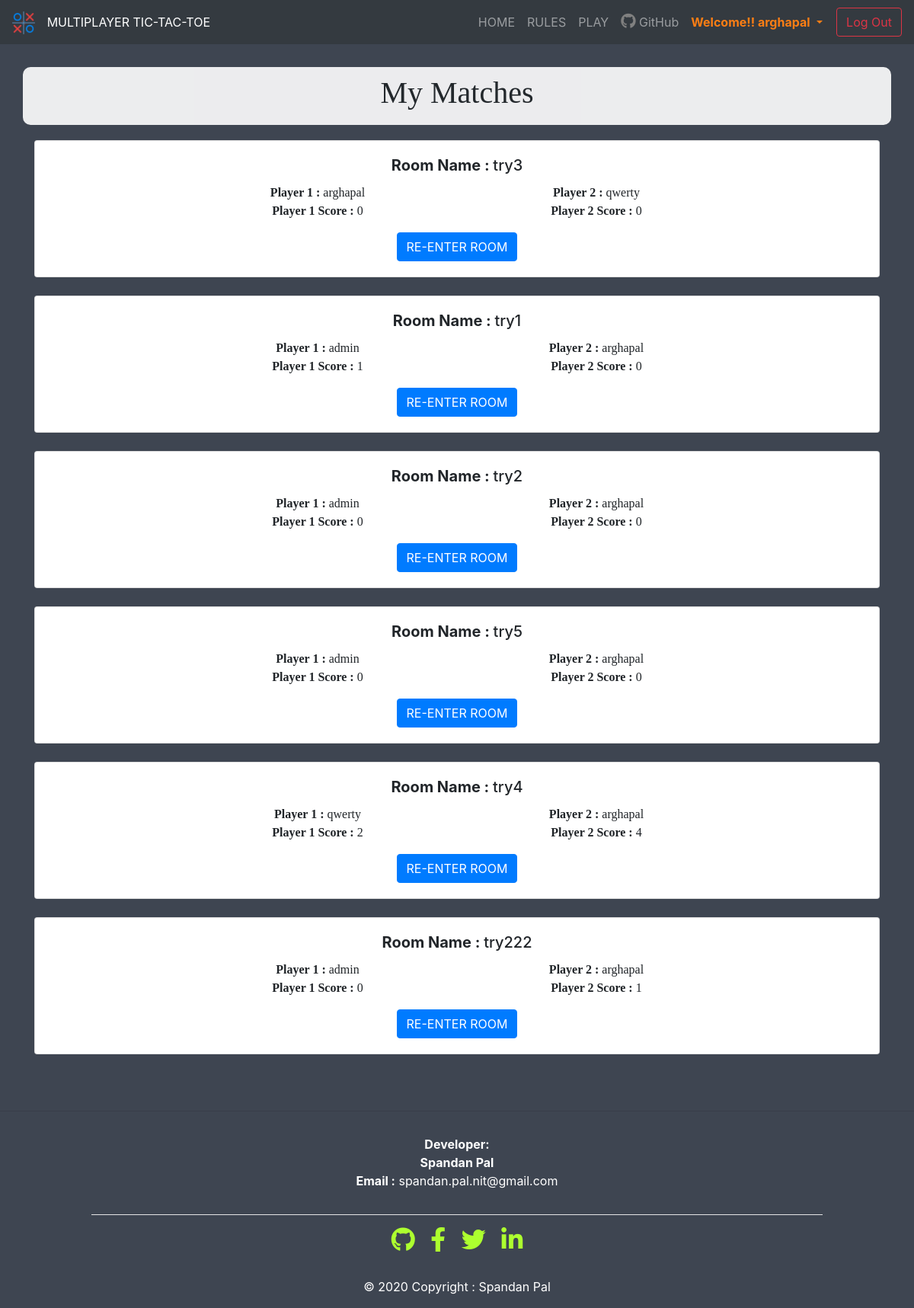
/myMatches (signed in), run on the app's committed database.
### TicTacToe/models.py (models this page shows, shortened)
class Room(models.Model):
    room_name = models.CharField(blank=False, max_length=100, null=False, unique=True)
    player1 = models.ForeignKey(to=User, blank=False, on_delete=models.DO_NOTHING, related_name='player1')
    player2 = models.ForeignKey(to=User, blank=True, on_delete=models.DO_NOTHING, null=True, related_name='player2')
    winner = models.CharField(blank=True, max_length=1000, null=True, unique=True)
    total_matches = models.IntegerField(blank=True, null=True, default=5)
    score_player1 = models.IntegerField(blank=True, null=True, default=0)
    score_player2 = models.IntegerField(blank=True, null=True, default=0)
    STATUS_CHOICES = [('0', 'Game Over'), ('1', 'In Progress')]
    status = models.CharField(max_length=50, choices=STATUS_CHOICES, default=1)

### TicTacToe/views.py (the view)
# urls.py: path('myMatches', views.myMatches, name='myMatches'),
@login_required(login_url='/log-in')
def myMatches(request):
    myRooms = None
    try:
        myRooms = Room.objects.filter(Q(player1=request.user) | Q(player2=request.user))
        return render(request, 'TicTacToe/myMatches.html', {'myRooms': myRooms})
    except:
        pass
    return render(request, 'TicTacToe/myMatches.html', {'myRooms': myRooms})

### TicTacToe/templates/TicTacToe/myMatches.html (shortened to what this page needs)
{% extends 'TicTacToe/base.html' %}
{% load static %}
{% block content %}
    <div class="my_matches" style="background-color: #3E4551;">
        <div class="container" style="text-align: center;">
            <div class="row bgh ">
                <div class="col"></div>
                <div class="col-lg-5" style="font-family: 'Roboto Slab', serif;"><h1>My Matches</h1></div>
                <div class="col"></div>
            </div>
            <div>
                {% for room in myRooms %}
                    <div class="card" style="width: 100%; margin-bottom: 3vh;">
                        <div class="card-body">
                            <h5 class="card-title"><b>Room Name
                                : </b>{{ room.room_name }}</h5>
                            <div class="row">
                                <div class="col-lg-2" style="font-family: 'Roboto Slab', serif;"></div>
                                <div class="col-lg-4" style="font-family: 'Roboto Slab', serif;"><b>Player 1
                                    : </b>{{ room.player1 }}</div>
                                <div class="col-lg-4" style="font-family: 'Roboto Slab', serif;"><b>Player 2
                                    : </b>{{ room.player2 }}</div>
                                <div class="col-lg-2" style="font-family: 'Roboto Slab', serif;"></div>
                            </div>
                            <div class="row">
                                <div class="col-lg-2" style="font-family: 'Roboto Slab', serif;"></div>
                                <div class="col-lg-4" style="font-family: 'Roboto Slab', serif;"><b>Player 1 Score
                                    : </b>{{ room.score_player1 }}</div>
                                <div class="col-lg-4" style="font-family: 'Roboto Slab', serif;"><b>Player 2 Score
                                    : </b>{{ room.score_player2 }}</div>
                                <div class="col-lg-2" style="font-family: 'Roboto Slab', serif;"></div>
                            </div>
                            <a href="/{{ room.room_name }}" class="btn btn-primary" style="margin-top: 2vh;">RE-ENTER ROOM</a>
                        </div>
                    </div>
                {% endfor %}
            </div>
        </div>
    </div>
{% endblock %}

### TicTacToe/templates/TicTacToe/base.html (shortened to what this page needs)
{% load static %}
<!DOCTYPE html>
<html lang="en">
<head>
    <link rel="stylesheet" href="{% static 'TicTacToe/css/bootstrap.min.css' %}">
    <link rel="stylesheet" href="{% static 'TicTacToe/css/bootstrap-grid.min.css' %}">
    <link rel="stylesheet" href="{% static 'TicTacToe/css/styleMain.css' %}">
    <link rel="stylesheet" href="https://use.fontawesome.com/releases/v5.8.2/css/all.css"
>
</head>
<body>
<nav class="navbar navbar-expand-lg navbar-dark bg-dark">
    <a class="navbar-brand" href="/">
        <img src="{% static 'TicTacToe/img/icon.png' %}" width="30" height="30" alt="icon" style="margin-right: 10px;"/>
        <span class="title-navbar">MULTIPLAYER TIC-TAC-TOE</span>
    </a>
    <div class="collapse navbar-collapse navbar-mobile" id="navbarSupportedContent">
        <div class="my-2 my-lg-0">
            <ul class="navbar-nav mr-auto">
                <li class="nav-item ">
                    <a class="nav-link" href="{% url 'home' %}">HOME</a>
                </li>
                <li class="nav-item">
                    <a class="nav-link" href="{% url 'rules' %}">RULES</a>
                </li>
                <li class="nav-item">
                    <a class="nav-link" href="{% url 'play' %}">PLAY</a>
                </li>
                <li class="nav-item">
                    <a class="nav-link" target="_blank"
                       href="https://github.com/spandanpal22/Online-Multiplayer-TicTacToe"><i
                            class="fab fa-github social-icon githubLink"></i> GitHub</a>
                </li>
            </ul>
        </div>
        {% if user.is_authenticated %}
            <div class="my-2 my-lg-0">
                <ul class="navbar-nav mr-auto">
                    <li class="nav-item dropdown">
                        <a class="nav-link dropdown-toggle" href="#" id="change" role="button"
                           data-toggle="dropdown" aria-haspopup="true" aria-expanded="false"
                           style="margin-right: 10px;color: #fd7e14;">
                            <b>Welcome!! {{ user.username }}</b>
                        </a>
                    </li>
                </ul>
            </div>
            <div class="form-inline my-3 my-lg-0 buttonsStyleLogout">
                <a href="{% url 'log_out' %}">
                    <button class="btn btn-outline-danger my-2 my-sm-0" type="submit">Log Out
                    </button>
                </a>
            </div>
        {% endif %}
    </div>
</nav>
{% block content %}{% endblock %}
<footer class="page-footer font-small stylish-color-dark pt-4" style="background-color: #3E4551;color: white;">
    <hr>
    <div class="container-fluid">
        <div class="row navbar-light ">
            <div class="col"></div>
            <div class="col-lg-4">
                <ul id="foot" style="padding-right: 40px;">
                    <li><b>Developer:</b></li>
                    <li><b>Spandan Pal </b></li>
                    <li><b>Email :</b> spandan.pal.nit@gmail.com</li>
                </ul>
            </div>
            <div class="col"></div>
        </div>
    </div>
    <hr style="background-color: white;margin-left: 10vw; margin-right: 10vw;">
    <ul class="list-unstyled list-inline text-center">
        <li class="list-inline-item">
            <a class="btn-floating btn-fb mx-1" href="https://github.com/spandanpal22">
                <i class="fab fa-github social-icon"></i>
            </a>
        </li>
        <li class="list-inline-item">
            <a class="btn-floating btn-fb mx-1" href="https://www.facebook.com/spandan.pal.22/">
                <i class="fab fa-facebook-f social-icon"> </i>
            </a>
        </li>
        <li class="list-inline-item">
            <a class="btn-floating btn-tw mx-1" href="https://twitter.com/pal_spandan">
                <i class="fab fa-twitter social-icon"> </i>
            </a>
        </li>
        <li class="list-inline-item">
            <a class="btn-floating btn-li mx-1" href="https://www.linkedin.com/in/spandan-pal">
                <i class="fab fa-linkedin-in social-icon"> </i>
            </a>
        </li>
    </ul>
    <div class="footer-copyright text-center py-3">© 2020 Copyright : Spandan Pal
    </div>
</footer>
</body>
</html>

### TicTacToe/static/TicTacToe/css/styleMain.css (style rules this page uses)
#foot { list-style: none; text-align: center; padding-top: 15px; }
.social-icon { font-size: 2rem; color: greenyellow; }
.title-navbar { font-size: 1rem; }
.githubLink { font-size: 20px; color: grey; }

### TicTacToe/templates/TicTacToe/myMatches.html (style rules this page uses)
.my_matches { background-position: center center; background-repeat: no-repeat; background-size: auto; padding: 10px; }
.bgh { background-color: white; padding: 10px; margin-bottom: 20px; margin-top: 20px; border-radius: 10px; opacity: 0.9; }

### data on the page
Room: room_name "try3", player1 "arghapal", player2 "qwerty", score_player1 "0", score_player2 "0"
Room: room_name "try1", player1 "admin", player2 "arghapal", score_player1 "1", score_player2 "0"
Room: room_name "try2", player1 "admin", player2 "arghapal", score_player1 "0", score_player2 "0"
Room: room_name "try5", player1 "admin", player2 "arghapal", score_player1 "0", score_player2 "0"
Room: room_name "try4", player1 "qwerty", player2 "arghapal", score_player1 "2", score_player2 "4"
Room: room_name "try222", player1 "admin", player2 "arghapal", score_player1 "0", score_player2 "1"

### other printed values
{{ user.username }} "arghapal"
